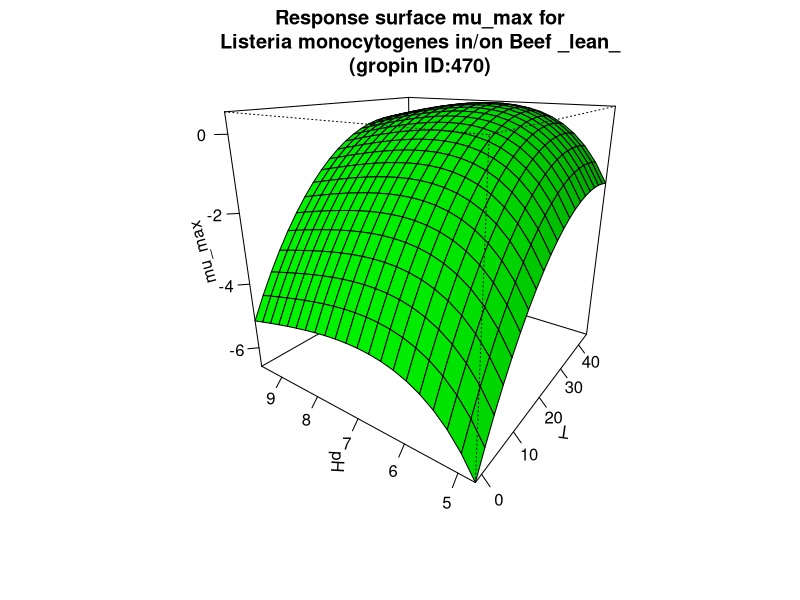

Here is the R script that generated this plot:
#############################
# start of Parameter script
#############################
T <- seq(-1.71828171828172,45.045,length.out=21)
pH <- seq(4.70529470529471,9.61961,length.out=21)
#############################
# end of Parameter script
#############################
############################# 
# start of Model script Gropin ID 470 
#############################
 
# constant coefficients for this model
 
variables <- data.frame(T,pH)
argumentsPar <- expand.grid(variables)
 
# heart of the model
response_surface <- function(T,pH) {
   mumax <-(-232.64+((1.4041*(10^5))/(T+273))+((-2.1908*10^7)/((T+273)^2))+(1.1586*(10^2)/pH)+((-4.0952*(10^2))/(pH^2)))

return(mumax=mumax)
} 

# output parameters
mumax <- cbind(argumentsPar,response_surface(argumentsPar['T'],argumentsPar['pH']))
colnames(mumax) <- c(colnames(argumentsPar),'mumax')
#############################
# End of Model script
#############################
############################# 
# start of Visualisation script Gropin ID 470 
#############################
persp(T,pH,matrix(unlist(mumax$mumax),nrow=21),col = 'green',xlab='T',ylab='pH',zlab='mu_max',main='Response surface mu_max for
Listeria monocytogenes in/on Beef _lean_
(gropin ID:470)',theta=305,phi=20,shade=0.25,ticktype = 'detailed')
#############################
# End of Visualisation script
#############################
